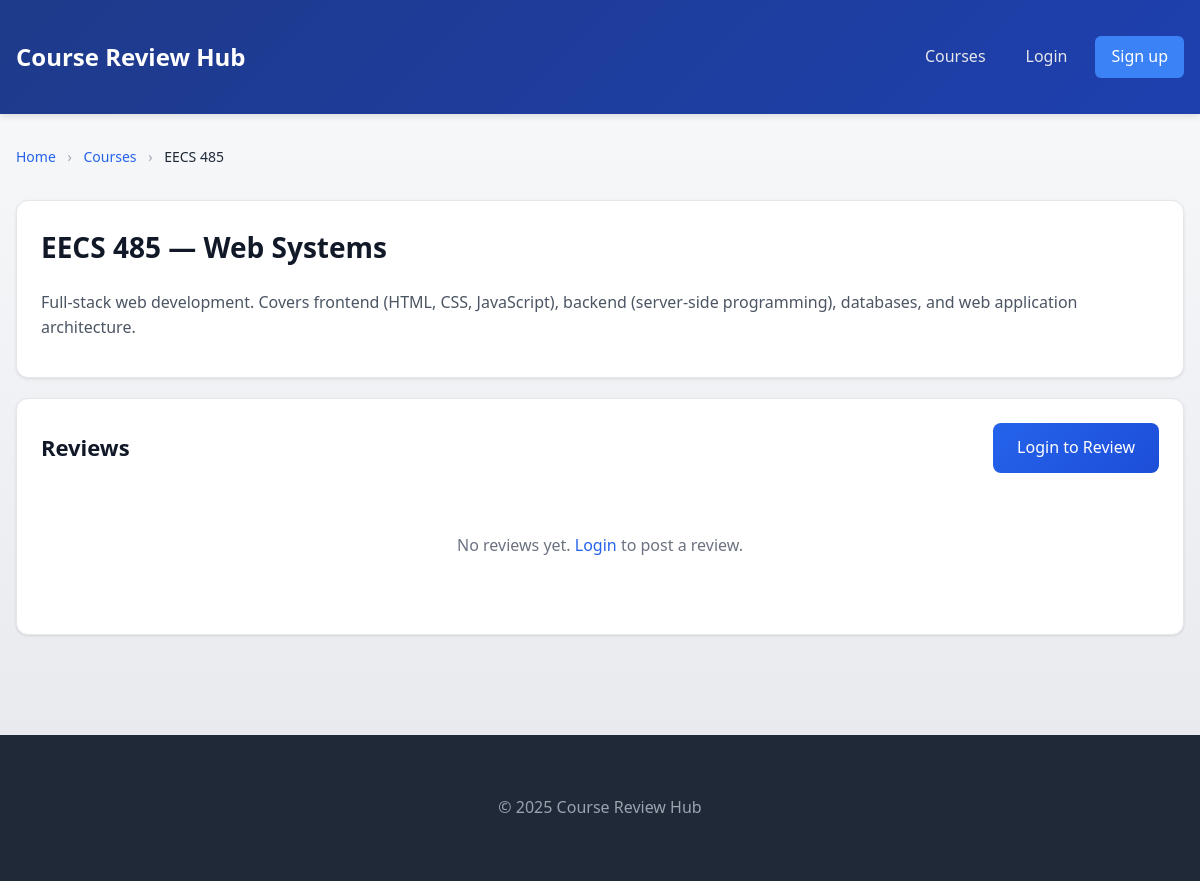
Page /course.php?id=7 on the committed database.
### tables this page shows
CREATE TABLE IF NOT EXISTS courses (
	id INT AUTO_INCREMENT PRIMARY KEY,
	code VARCHAR(32) NOT NULL UNIQUE,
	title VARCHAR(200) NOT NULL,
	description TEXT,
	created_at TIMESTAMP DEFAULT CURRENT_TIMESTAMP
);

### includes/helpers.php (called while the page is built, shortened)
<?php
function h(?string $value): string {
	return htmlspecialchars($value ?? '', ENT_QUOTES | ENT_SUBSTITUTE, 'UTF-8');
}

### includes/auth.php (called while the page is built, shortened)
<?php
require_once __DIR__ . '/helpers.php';
function current_user(): ?array {
	return $_SESSION['user'] ?? null;
}

### public/course.php (the view, shortened to what this page needs)
<?php
require_once __DIR__ . '/../includes/auth.php';
$pdo = get_pdo();
$id = (int)($_GET['id'] ?? 0);
$stmt = $pdo->prepare('SELECT * FROM courses WHERE id = ?');
$stmt->execute([$id]);
$course = $stmt->fetch();
$stmt = $pdo->prepare('SELECT r.*, u.name AS user_name FROM reviews r JOIN users u ON u.id = r.user_id WHERE r.course_id = ? ORDER BY r.created_at DESC');
$stmt->execute([$id]);
$reviews = $stmt->fetchAll();
include __DIR__ . '/../includes/header.php';
?>
<nav class="breadcrumb">
	<a href="/index.php">Home</a>
	<span class="breadcrumb-separator">›</span>
	<a href="/index.php">Courses</a>
	<span class="breadcrumb-separator">›</span>
	<span class="breadcrumb-current"><?= h($course['code']) ?></span>
</nav>
<div class="card">
	<h1><?= h($course['code']) ?> — <?= h($course['title']) ?></h1>
	<p><?= nl2br(h($course['description'] ?? '')) ?></p>
</div>
<div class="card">
	<div style="display: flex; justify-content: space-between; align-items: center; margin-bottom: 20px;">
		<h2 style="margin: 0;">Reviews</h2>
		<?php if (current_user()): ?>
			<a href="/add_review.php?course_id=<?= (int)$course['id'] ?>" class="button-primary" style="text-decoration: none;">+ Add Review</a>
		<?php else: ?>
			<a href="/login.php" class="button-primary" style="text-decoration: none;">Login to Review</a>
		<?php endif; ?>
	</div>
	<?php if (empty($reviews)): ?>
		<p style="text-align: center; color: #6b7280; padding: 40px 0;">
			No reviews yet.<?php if (current_user()): ?> <a href="/add_review.php?course_id=<?= (int)$course['id'] ?>">Be the first to review!</a><?php else: ?> <a href="/login.php">Login</a> to post a review.<?php endif; ?>
		</p>
	<?php endif; ?>
</div>
<?php include __DIR__ . '/../includes/footer.php'; ?>

### assets/styles.css (style rules this page uses)
* { box-sizing: border-box; }
body { margin: 0; font-family: system-ui, -apple-system, 'Segoe UI', Roboto, 'Helvetica Neue', Arial, sans-serif; color: #1f2937; background: linear-gradient(to bottom, #f8fafc 0%, #e5e7eb 100%); min-height: 100vh; line-height: 1.6; }
a { color: #2563eb; text-decoration: none; transition: color 0.2s; }
.card { background: #fff; border: 1px solid #e5e7eb; border-radius: 12px; padding: 24px; margin-bottom: 20px; box-shadow: 0 1px 3px rgba(0, 0, 0, 0.1); transition: box-shadow 0.2s, transform 0.2s; }
.card h1 { margin-top: 0; margin-bottom: 20px; color: #111827; font-size: 28px; font-weight: 700; }
.card h2 { margin-top: 0; margin-bottom: 16px; color: #111827; font-size: 22px; font-weight: 600; }
.card p { margin: 12px 0; color: #4b5563; }
.button-primary { background: linear-gradient(135deg, #2563eb 0%, #1d4ed8 100%); color: #fff; padding: 12px 24px; border: 0; border-radius: 8px; cursor: pointer; font-size: 16px; font-weight: 500; transition: background 0.2s, transform 0.1s; }
.breadcrumb { margin-bottom: 20px; padding: 12px 0; font-size: 14px; color: #6b7280; }
.breadcrumb a { color: #2563eb; text-decoration: none; transition: color 0.2s; }
.breadcrumb-separator { margin: 0 8px; color: #9ca3af; }
.breadcrumb-current { color: #1f2937; font-weight: 500; }

### rows in the picture
courses: code "EECS 485", title "Web Systems", description "Full-stack web development. Covers frontend (HTML, CSS, JavaScript), backend (server-side programming), databases, and web application architecture."
